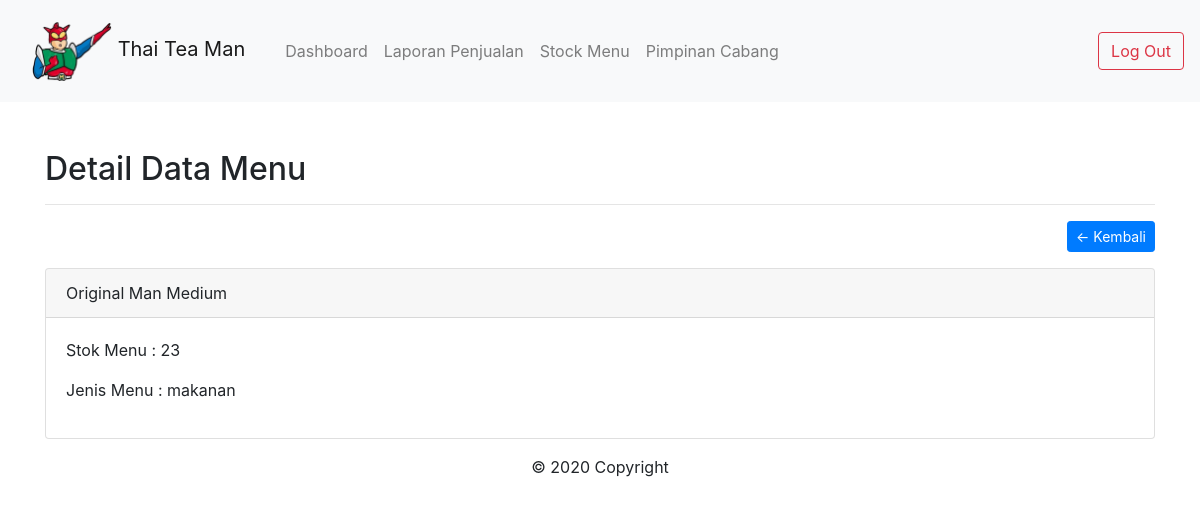
/admin/data-barang.php?h=detail&id=36 (signed in), run on the app's committed database.
### tables this page shows
CREATE TABLE `tb_stock` (
  `id_user` int(11) NOT NULL,
  `id_barang` int(11) NOT NULL,
  `stock` bigint(20) NOT NULL DEFAULT '0'
);

CREATE TABLE `tb_barang` (
  `id` int(11) NOT NULL,
  `nama_barang` varchar(255) NOT NULL,
  `jenis_barang` varchar(255) NOT NULL,
  `harga` int(15) NOT NULL
);

### admin/includes/detail.php (the view)
<div class="container mt-5">
	<h2>Detail Data Menu </h2>
	<hr>
	<a href="data-barang.php" class="btn btn-primary btn-sm float-right">&larr; Kembali</a>
	<div class="clearfix"></div>
	<?php
		$sql = $conn->query("SELECT * FROM tb_barang b JOIN tb_stock s ON b.id= s.id_barang WHERE b.id = '".$_GET['id']."' AND s.id_user = $id_kasir");
		$data = $sql->fetch_assoc();
	?>
	<div class="card mt-3">
		<div class="card-header">
			<?= $data['nama_barang'] ?>
		</div>
		<div class="card-body">
			<p>Stok Menu : <?= $data['stock'] ?></p>
			<p>Jenis Menu : <?= $data['jenis_barang'] ?></p>
		</div>
	</div>
</div>

### data on the page
tb_stock: id_barang.nama_barang "Original Man Medium", stock "23", id_barang.jenis_barang "makanan"
